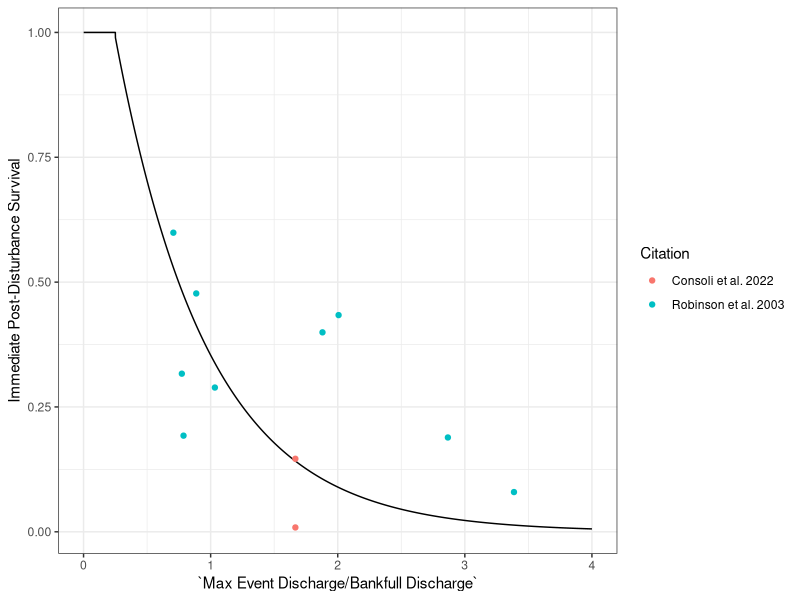

Recreate this plot in R.
#############################################################
## Code to fit curve to Baetidae spp mortality rates to data
#############################################################

library(readxl)
library(minpack.lm)
library(tidyverse)
library(car)
library(boot)
BAETVitalRates <- read_excel("VitalRates.xlsx", sheet = "Baetid Mortality Rates")
BAETVitalRates <- as.data.frame(BAETVitalRates)

flow.surv.fit <- function(magnitude, mortality, Qmin){
  x <- magnitude # rename x and y
  y <- 1 - mortality # convert to survival
  df <- as.data.frame(cbind(x,y))
  df <- rbind(df, c(Qmin, 1.11))  # make sure we specify that we have 100% survival at Qmin (0.25)
  nls.fit <- nlsLM(formula = (y ~ k* exp(-h*x)), data = df, start = c(k = 1, h = 1)) # fit to negative exponential function
  return(nls.fit)
}

flow.surv.rate <- function(h, k, max, min, interval, Qmin) {
  Q <- seq(min, max, by = interval)
  surv <- k*(exp(-h*Q))
  surv.df <- as.data.frame(cbind(Q, surv))
  surv.df$surv[which(surv.df$Q <= Qmin)] <- 1
  return(surv.df)
}

surv.fit.BAET <- flow.surv.fit(BAETVitalRates$`Max Event Discharge/Bankfull Discharge`, BAETVitalRates$Mortality, 0.25)
surv.df.BAET <- flow.surv.rate(surv.fit.BAET$m$getPars()[2] , surv.fit.BAET$m$getPars()[1], 4, 0.001, 0.001, 0.25)


#Sweeney et al 2017, Baetidae development rate follows 4th degree polynomial eq
# data from Supplementary Material
#dev_days <- c(110.3, 72.6, 46.9, 29, 25.5, 20.6, 16, 13.5, 16.9)
#temperature <- c(12.1, 14.3, 16.2, 20.2, 21.2, 23.9, 27.8, 30, 31.7)
#df <- as.data.frame(cbind(dev_days, temperature))
#polyfit <- nlsLM(dev_days ~ a*temperature^4 + b* temperature ^3 + c*temperature ^2 +d*temperature  + e, start = c(a = 1, b =1, c = 1, d = 1, e = 1))

# equation=== maturation rate/day = -2.246e-06*temperature^4 + 1.778e-04*temperature^3 -5.062e-03*temperature^2 + 6.483e-02*temperature -3.020e-01 
# equation ==== development time = 2.525e-03*temperature^4 -2.508e-01*temperature^3+  9.379e+00*temperature^2 -1.580e+02*temperature+  1.040e+03 

MaturationRate <- function(x){
  a <- 1/x
  return(a)
}
devtime <- function(x){
  a <- 2.525e-03*x^4 -2.508e-01*x^3+  9.379e+00*x^2 -1.580e+02*x +  1.040e+03 
}
#survivorship over time
# temp<- c(12.1, 14.3, 16.2, 20.2, 21.2, 23.9, 27.8, 30, 31.7, 33.5)
# temp <- temp/100
# s <- c(43.1, 62.9, 85.4, 87.1, 87, 79, 70.5, 74.3, 57.3,0.001)
# s <- s/100
#Sweeney and vannote 2017 found 2nd deg polynomial relationship
#Biology bounds survival by 0 and 1, thus we cannot have negatives
#Take logit of survival, calculate 2nd deg polynomial, and back transform
#fit <- nlsLM(logit(s) ~ a*temp^2 + b*temp + c, start = c(a = 1, b = 1, c = 1))
#inv.logit(predict(fit))



TempSurv <- function(x){
  a <-  -0.05795*x^2 + 2.40764*x -21.94990 
  return(inv.logit(a))
}


ggplot(surv.df.BAET, aes(x = Q, y = surv))+
  geom_line()+
  geom_point(data = BAETVitalRates, aes(x = `Max Event Discharge/Bankfull Discharge` , y = 1-(Mortality), color = Citation))+
  #coord_cartesian(ylim = c(0,1)) +
  ylab('Immediate Post-Disturbance Survival') +
  theme_bw()+
  xlab('`Max Event Discharge/Bankfull Discharge`')



# plot(temp, s, xlab = "Temperature C", ylab = "Survival", col = "red", pch = 16, cex = 1.5, xlim = c(0,40), ylim = c(0,1))
# points(temp, predict(fit.betalogit), col = "blue", pch = 1)
# points(temp, inv.logit(predict(fit4)), col = "hotpink", pch = 2)
# points(temp, inv.logit(predict(fit2)), col = "green", pch = 5)     
# legend(-0.5, 1, legend=c("Data", "Beta Regression 2D Poly", "Logit 4D Poly", "Logit 2D Poly"),
#        col=c("red", "blue", "hotpink", "green"), pch=c(16, 1, 2, 5), cex=0.8)     
